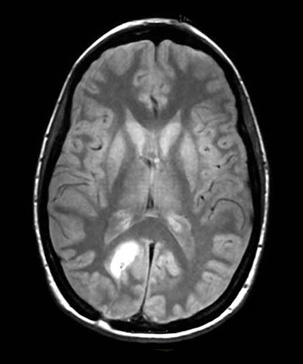
%> input picture Rigid-body/mri.jpg, 303 x 364 px
$ octave rigid_body.m   (GNU Octave 9; MATLAB toolbox functions it lacks are replaced by stand-ins)
%> lines starting %> are read from the running program, lines starting %| are printed output that depends on the picture
clc
clear all
close all

pad_size = 50;

img = imread('mri.jpg');
%> img is the input picture: size 364x303x3 uint8; mean R, G, B 61.4, 61.4, 61.4
img = im2double(img);
%> img: size 364x303x3 double
img = rgb2gray(img);
%> img: size 364x303 double
img_p = padarray(img,[50 50],'both');
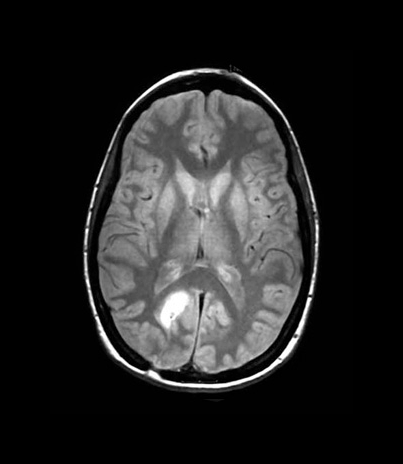
%> img_p: size 464x403 double; min 0, max 1, mean 0.142
%[r,c] = size(img);
[r_p,c_p] = size(img_p);
%> r_p = 464; c_p = 403
T_x = zeros(r_p,c_p);
T_y = zeros(r_p,c_p);

T = [cosd(25), -sind(25), 60;...
    sind(25), cosd(25), -100;...
    0,0,1];

for i = 1  : r_p
    for j = 1  : c_p

        m =  T * [i;j;1];
        T_x(i,j) = m(1);
        T_y(i,j) = m(2);
    end
end
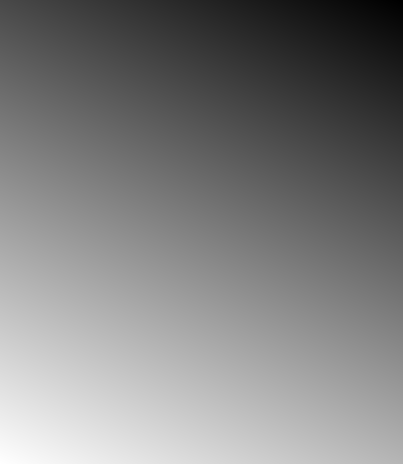
%> T_x: size 464x403 double; min -109.4, max 480.1, mean 185.3; drawn with min black and max white
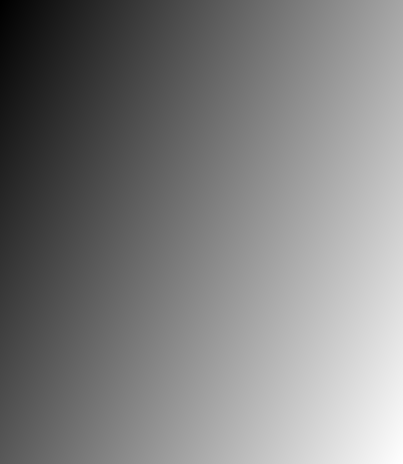
%> T_y: size 464x403 double; min -98.67, max 461.3, mean 181.3; drawn with min black and max white

T_image = interp2(img_p,T_y,T_x,'bilinear');
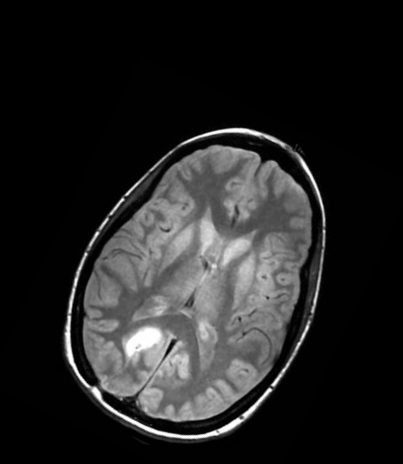
%> T_image: size 464x403 double; 18.27% of the values are NaN or infinite; the others: min 0, max 1, mean 0.174; drawn with min black, max white, NaN and infinite black

imshow(img_p);
figure;
imshow(T_image);
